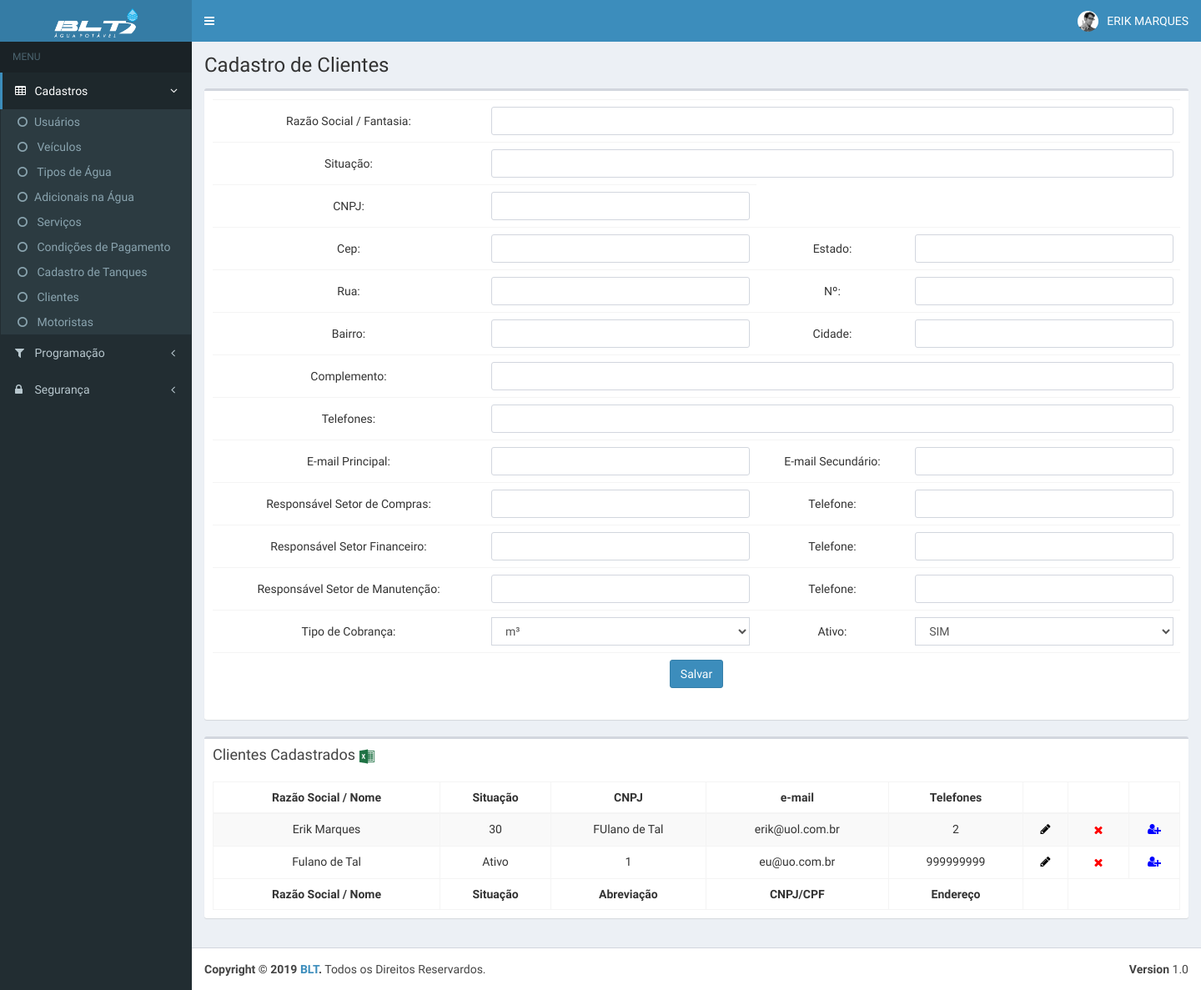
Before: /pages/tables/cadClientes.php (signed in) with the older database file.
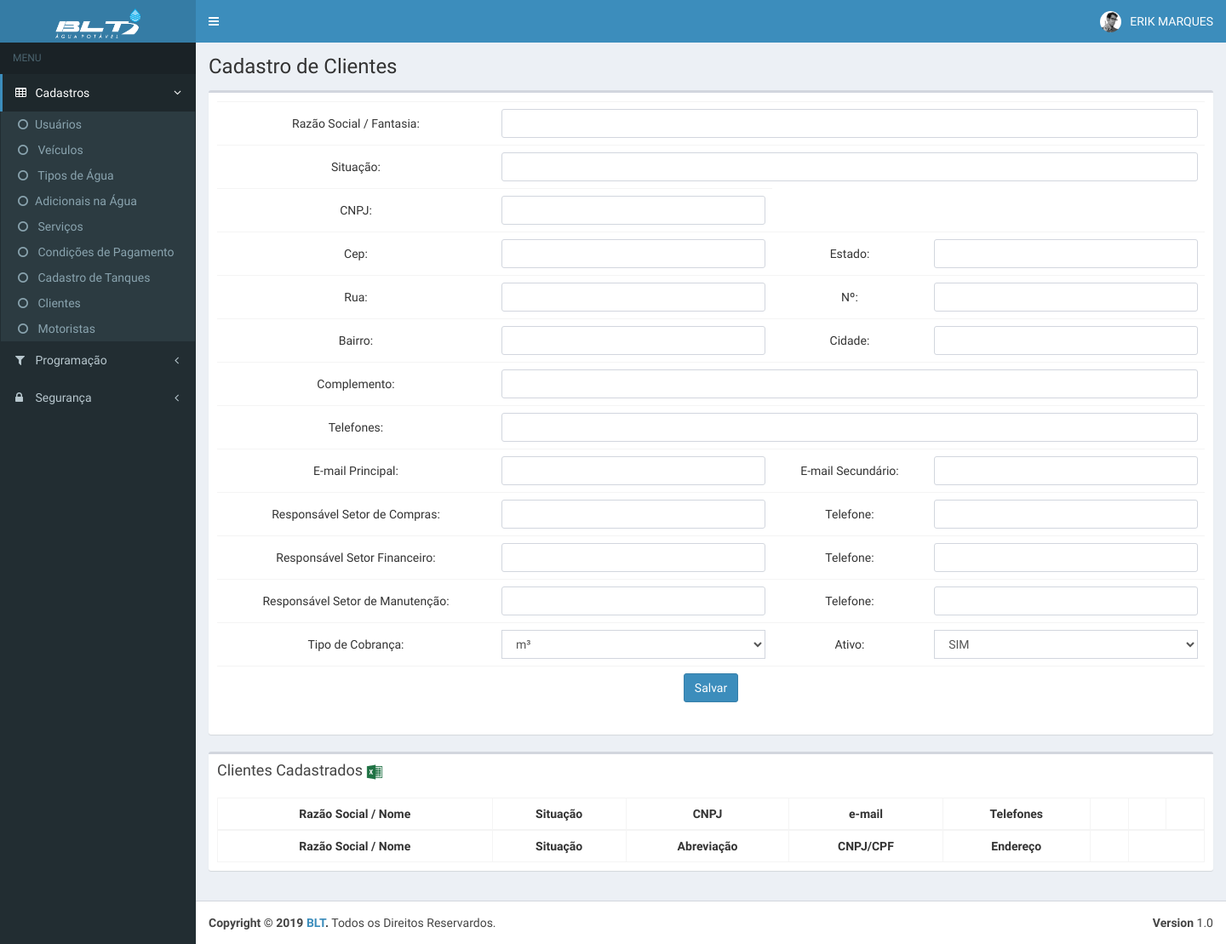
After: the same page with the newer database file.
### tables this page shows
CREATE TABLE `cad_clientes` (
  `id` int(11) NOT NULL,
  `data_inc` timestamp NOT NULL DEFAULT CURRENT_TIMESTAMP,
  `login_ad` varchar(30) NOT NULL,
  `nome` varchar(100) NOT NULL,
  `situacao` varchar(200) NOT NULL,
  `cnpj` varchar(50) NOT NULL,
  `cep` varchar(20) NOT NULL,
  `estado` varchar(20) NOT NULL,
  `rua` varchar(200) NOT NULL,
  `n` varchar(20) NOT NULL,
  `bairro` varchar(150) NOT NULL,
  `cidade` varchar(150) NOT NULL,
  `complemento` varchar(200) NOT NULL,
  `telefones` varchar(200) NOT NULL,
  `email_prin` varchar(100) NOT NULL,
  `email_sec` varchar(100) NOT NULL,
  `resp_compras` varchar(200) NOT NULL,
  `tel_compras` varchar(50) NOT NULL,
  `resp_financeiro` varchar(200) NOT NULL,
  `tel_financeiro` varchar(20) NOT NULL,
  `resp_manut` varchar(200) NOT NULL,
  `tel_manut` varchar(20) NOT NULL,
  `tp_cobranca` varchar(20) NOT NULL,
  `ativo` varchar(20) NOT NULL
);

### _scripts/Functions.php (called while the page is built, shortened)
<?php
function dadosAcessso($login){
    include "config.php";
    $sql = "SELECT * FROM cad_perfis WHERE id = '$login'";
    $query = $mysqli->query($sql);
    $linha = mysqli_fetch_array($query);
    return array($linha['cadastro'],$linha['programacao'],$linha['processos'],$linha['crms'],$linha['crms'],$linha['relatorios'],$linha['seguranca']);
}
function dadosLogin($login){
    include "config.php";
    $sql = "SELECT * FROM login WHERE login = '$login'";
    $query = $mysqli->query($sql);
    $linha = mysqli_fetch_array($query);
    return $linha['id'];
}
function dadosUsuario($login){
    include "config.php";
    $sql = "SELECT * FROM login WHERE login = '$login'";
    $query = $mysqli->query($sql);
    $linha = mysqli_fetch_array($query);
    return array($linha['nome'],$linha['funcao']);
}
?>

### pages/tables/cadClientes.php (the view, shortened to what this page needs)
<?php
include "../../_scripts/Functions.php";
$login = $_SESSION['login'];
$acess = dadosAcessso(dadosLogin($login));
$nome= dadosUsuario($login);
include "../../_scripts/config.php";
?>
<!DOCTYPE html>
<html>
  <head>
    <link rel="stylesheet" href="../../bootstrap/css/bootstrap.min.css">
    <link rel="stylesheet" href="https://maxcdn.bootstrapcdn.com/font-awesome/4.4.0/css/font-awesome.min.css">
    <link rel="stylesheet" href="https://code.ionicframework.com/ionicons/2.0.1/css/ionicons.min.css">
    <link rel="stylesheet" href="../../plugins/datatables/dataTables.bootstrap.css">
    <link rel="stylesheet" href="../../dist/css/AdminLTE.min.css">
    <link rel="stylesheet" href="../../dist/css/skins/_all-skins.min.css">
  </head>
  <body class="hold-transition skin-blue sidebar-mini">
    <div class="wrapper">
      <?php include "../../header.php"; ?>
      <aside class="main-sidebar">
        <section class="sidebar">
          <?php include "../../menu.php";  ?>
        </section>
      </aside>
      <div class="content-wrapper">
        <section class="content-header">
           <h1>
            Cadastro de Clientes
            <small>&nbsp;</small>
          </h1>
        </section>
        <section class="content">
          <div class="row">
            <div class="col-xs-12">
              <div class="box">
                <div class="box-body">
                  <form id="formulario" method="post" action="../../_scripts/salvar.php" role="form">
                  <table class="table" style="box-shadow: 0px 0px 1px #fff;border-radius: 3px;">
                  <tr>
                    <td style="vertical-align: middle;text-align: center">Razão Social / Fantasia:</td>
                    <td colspan="3">
                      <input type="text" style="border-radius: 3px" required="" class="form-control" name="cp1">
                    </td>
                  </tr>
                  <tr>
                    <td style="vertical-align: middle;text-align: center">Situação:</td>
                    <td colspan="3">
                      <input type="text" style="border-radius: 3px" required="" class="form-control" name="cp2">
                    </td>
                  </tr>
                  <tr>
                    <td style="vertical-align: middle;text-align: center">CNPJ:</td>
                    <td>
                      <input type="text" style="border-radius: 3px" required="" class="form-control" name="cp3">
                    </td>
                  <tr>
                    <td style="vertical-align: middle;text-align: center">Cep:</td>
                    <td>
                      <input type="number" style="border-radius: 3px" id="cep" onblur="pesquisacep(this.value);" required="" class="form-control" name="cp4">
                    </td>
                    <td style="vertical-align: middle;text-align: center">Estado:</td>
                    <td>
                      <input type="text" style="border-radius: 3px" id="uf" required="" class="form-control" name="cp5">
                    </td>
                  </tr>
                   <tr>
                    <td style="vertical-align: middle;text-align: center">Rua:</td>
                    <td>
                      <input type="text" style="border-radius: 3px" id="rua" required="" class="form-control" name="cp6">
                    </td>
                    <td style="vertical-align: middle;text-align: center">Nº:</td>
                    <td>
                      <input type="number" style="border-radius: 3px" required="" class="form-control" name="cp7">
                    </td>
                  </tr>
                  <tr>
                    <td style="vertical-align: middle;text-align: center">Bairro:</td>
                    <td>
                      <input type="text" style="border-radius: 3px" id="bairro" required="" class="form-control" name="cp8">
                    </td>
                    <td style="vertical-align: middle;text-align: center">Cidade:</td>
                    <td>
                      <input type="text" style="border-radius: 3px" id="cidade" required="" class="form-control" name="cp9">
                    </td>
                  </tr>
                  <tr>
                    <td style="vertical-align: middle;text-align: center">Complemento:</td>
                    <td colspan="3">
                      <input type="text" style="border-radius: 3px" required="" class="form-control" name="cp10">
                    </td>
                  </tr>
                  <tr>
                    <td style="vertical-align: middle;text-align: center">Telefones:</td>
                    <td colspan="3">
                      <input type="text" style="border-radius: 3px" required="" class="form-control" name="cp11">
                    </td>
                  </tr>
                   <tr>
                    <td style="vertical-align: middle;text-align: center">E-mail Principal:</td>
                    <td>
                      <input type="email" style="border-radius: 3px" required="" class="form-control" name="cp12">
                    </td>
                    <td style="vertical-align: middle;text-align: center">E-mail Secundário:</td>
                    <td>
                      <input type="email" style="border-radius: 3px" required="" class="form-control" name="cp13">
                    </td>
                  </tr>
                  <tr>
                    <td style="vertical-align: middle;text-align: center">Responsável Setor de Compras:</td>
                    <td>
                      <input type="text" style="border-radius: 3px"  required="" class="form-control" name="cp14">
                    </td>
                    <td style="vertical-align: middle;text-align: center">Telefone:</td>
                    <td>
                      <input type="text" style="border-radius: 3px" required="" class="form-control" name="cp15">
                    </td>
                  </tr>
                  <tr>
                    <td style="vertical-align: middle;text-align: center">Responsável Setor Financeiro:</td>
                    <td>
                      <input type="text" style="border-radius: 3px" required="" class="form-control" name="cp16">
                    </td>
                    <td style="vertical-align: middle;text-align: center">Telefone:</td>
                    <td>
                      <input type="text" style="border-radius: 3px" required="" class="form-control" name="cp17">
                    </td>
                  </tr>
                  <tr>
                    <td style="vertical-align: middle;text-align: center">Responsável Setor de Manutenção:</td>
                    <td>
                      <input type="text" style="border-radius: 3px" required="" class="form-control" name="cp18">
                    </td>
                    <td style="vertical-align: middle;text-align: center">Telefone:</td>
                    <td>
                      <input type="text" style="border-radius: 3px" required="" class="form-control" name="cp19">
                    </td>
                  </tr>
                  <tr>
                    <td style="vertical-align: middle;text-align: center">Tipo de Cobrança:</td>
                    <td>
                      <select name="cp20" class="form-control">
                        <option value="m³">m³</option>
                      </select>
                    </td>
                    <td style="vertical-align: middle;text-align: center">Ativo:</td>
                    <td>
                      <select name="cp21" class="form-control">
                        <option value="SIM">SIM</option>
                      </select>
                    </td>
                  </tr>
                  <tr>
                    <td style="text-align: center" colspan="4">
                    <input type="submit" value="Salvar" class="btn btn-primary">
                    </td>
                  </tr>
                  </table>
                  </form>
                </div>
              </div>
              <div class="box">
                <div class="box-header">
                  <h3 class="box-title">Clientes Cadastrados
                  <a href="../../exports/clientes.php"><img src="../../images/exccel.png" width="20" height="20"></a>
                  </h3>
                </div>
                <div class="box-body">
                  <table id="example1" class="table table-bordered table-striped">
                    <thead>
                      <tr>
                        <th style="text-align: center">Razão Social / Nome</th>
                        <th style="text-align: center">Situação</th>
                        <th style="text-align: center">CNPJ</th>
                        <th style="text-align: center">e-mail</th>
                        <th style="text-align: center">Telefones</th>
                        <th>&nbsp;</th>
                        <th>&nbsp;</th>
                        <th>&nbsp;</th>
                      </tr>
                    </thead>
                    <tbody>
                      <?php
                          $sql = "SELECT *
                          FROM cad_clientes
                          ORDER BY nome ASC";
                          $query = $mysqli->query($sql);
                          while ($dados = $query->fetch_array()) {
                      ?>
                      <tr>
                        <td style="text-align: center"><?php echo  utf8_encode($dados['nome']);?></td>
                        <td style="text-align: center"><?php echo  utf8_encode($dados['situacao']);?></td>
                        <td style="text-align: center"><?php echo  utf8_encode($dados['cnpj']);?></td>
                        <td style="text-align: center"><?php echo  utf8_encode($dados['email_prin']);?></td>
                        <td style="text-align: center"><?php echo  utf8_encode($dados['telefones']);?></td>
                        <td style="text-align: center">
                          <a href="<?php echo $base_url; ?>/pages/tables/altCadClientes.php?id=<?php echo $dados['id'];?>" style="color:#000;">
                            <i class="fa fa-pencil"></i>
                          </a>
                        </td>
                        <td style="text-align: center">
                          <form id="formulario2" method="post" action="../../_scripts/delet.php" role="form">
                              <button type="submit" value="submit" style="border: 0px; background: none">
                                <i style="color: red" class="fa fa-close"></i>
                              </button>
                          </form>
                        </td>
                         <td style="text-align: center">
                              <a href="altCadClientesAdicionais.php?id=<?php echo $dados['id'];?>&c=<?php echo $dados['nome'];?>" style="color:#000;">
                                <i style="color: blue" class="fa fa-user-plus"></i>
                              </a>
                        </td>
                      </tr>
                    <?php } ?>
                  </tbody>
                  <tfoot>
                    <tr>
                        <th style="text-align: center">Razão Social / Nome</th>
                        <th style="text-align: center">Situação</th>
                        <th style="text-align: center">Abreviação</th>
                        <th style="text-align: center">CNPJ/CPF</th>
                        <th style="text-align: center">Endereço</th>
                        <th>&nbsp;</th>
                        <th>&nbsp;</th>
                    </tr>
                   </tfoot>
                  </table>
                </div>
              </div>
            </div>
          </div>
        </section>
      </div>
      <footer class="main-footer">
        <div class="pull-right hidden-xs">
          <b>Version</b> 1.0
        </div>
        <strong>Copyright &copy; 2019 <a href="#">BLT</a>.</strong> Todos os Direitos Reservardos.
      </footer>
    </div>
  </body>
</html>

### header.php (shortened to what this page needs)
<header class="main-header">
        <a href="../../index.php" class="logo">
          <span class="logo-lg"><img src="../../images/logo3.png" width="50%" height="50%"></span>
        </a>
        <nav class="navbar navbar-static-top" role="navigation">
          <a href="#" class="sidebar-toggle" data-toggle="offcanvas" role="button">
          </a>
          <div class="navbar-custom-menu">
            <ul class="nav navbar-nav">
              <li class="dropdown user user-menu">
                <a href="#" class="dropdown-toggle" data-toggle="dropdown">
                  <img src="../../dist/img/user2-160x160.jpg" class="user-image" alt="User Image">
                  <span class="hidden-xs"><?php echo $nome[0]; ?></span>
                </a>
              </li>
            </ul>
          </div>
        </nav>
      </header>

### menu.php (shortened to what this page needs)
<?php
$base_url = 'http://localhost/btl/btl';
?>
<ul class="sidebar-menu">
  <li class="header">MENU</li>
<?php if($acess[0]=="SIM"){ ?>
  <li class="active treeview">
    <a href="#">
      <i class="fa fa-table"></i> <span>Cadastros</span> <i class="fa fa-angle-left pull-right"></i>
    </a>
    <ul class="treeview-menu">
      <li><a href="<?php echo $base_url; ?>/pages/tables/cadUsuarios.php"><i class="fa fa-circle-o"></i>Usuários</a></li>
      <li><a href="<?php echo $base_url; ?>/pages/tables/cadVeiculos.php"><i class="fa fa-circle-o"></i> Veículos</a></li>
      <li><a href="<?php echo $base_url; ?>/pages/tables/cadAgua.php"><i class="fa fa-circle-o"></i> Tipos de Água</a></li>
      <li><a href="#"><i class="fa fa-circle-o"></i>Adicionais na Água</a></li>
      <li><a href="<?php echo $base_url; ?>/pages/tables/cadServico.php"><i class="fa fa-circle-o"></i> Serviços</a></li>
      <li><a href="<?php echo $base_url; ?>/pages/tables/cadPagamento.php"><i class="fa fa-circle-o"></i> Condições de Pagamento</a></li>
      <li><a href="<?php echo $base_url; ?>/pages/tables/cadTanque.php"><i class="fa fa-circle-o"></i> Cadastro de Tanques</a></li>
      <li><a href="<?php echo $base_url; ?>/pages/tables/cadClientes.php"><i class="fa fa-circle-o"></i> Clientes</a></li>
      <li><a href="<?php echo $base_url; ?>/pages/tables/cadMotorista.php"><i class="fa fa-circle-o"></i> Motoristas</a></li>
    </ul>
  </li>
<?php } ?>
<?php if($acess[1]=="SIM"){ ?>
  <li class="treeview">
    <a href="#">
      <i class="fa fa-filter"></i> <span>Programação</span> <i class="fa fa-angle-left pull-right"></i>
    </a>
  </li>
<?php } ?>
<?php if($acess[6]=="SIM"){ ?>
  <li class="treeview">
    <a href="#">
      <i class="fa fa-lock"></i> <span>Segurança</span> <i class="fa fa-angle-left pull-right"></i>
    </a>
  </li>
<?php } ?>

Changed rows visible on the page:
removed cad_clientes: nome "Erik Marques", situacao "30", cnpj "FUlano de Tal", email_prin "erik@uol.com.br", telefones "2"
removed cad_clientes: nome "Fulano de Tal", situacao "Ativo", cnpj "1", email_prin "eu@uo.com.br", telefones "999999999"
